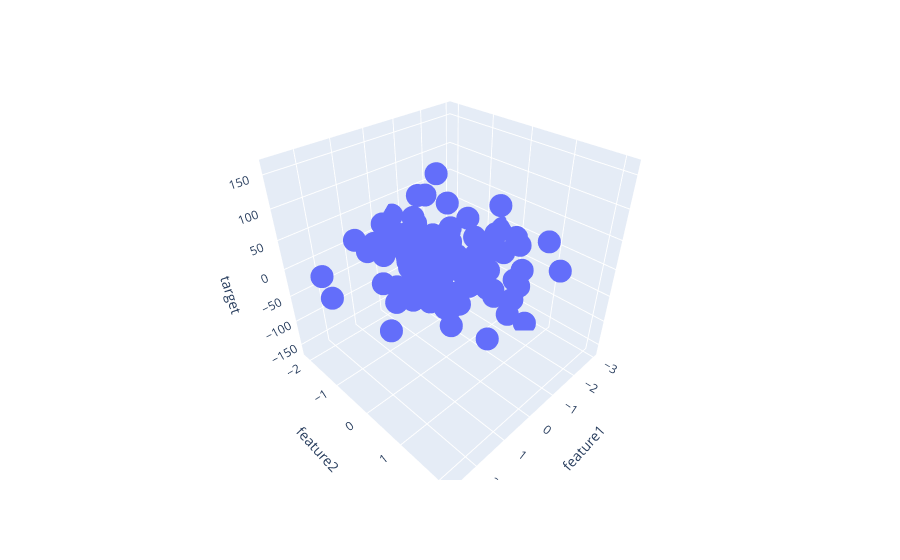

Notebook code cell kept with this figure:
### Code cell
fig = px.scatter_3d(df, x='feature1',y='feature2',z='target')
fig.show()
